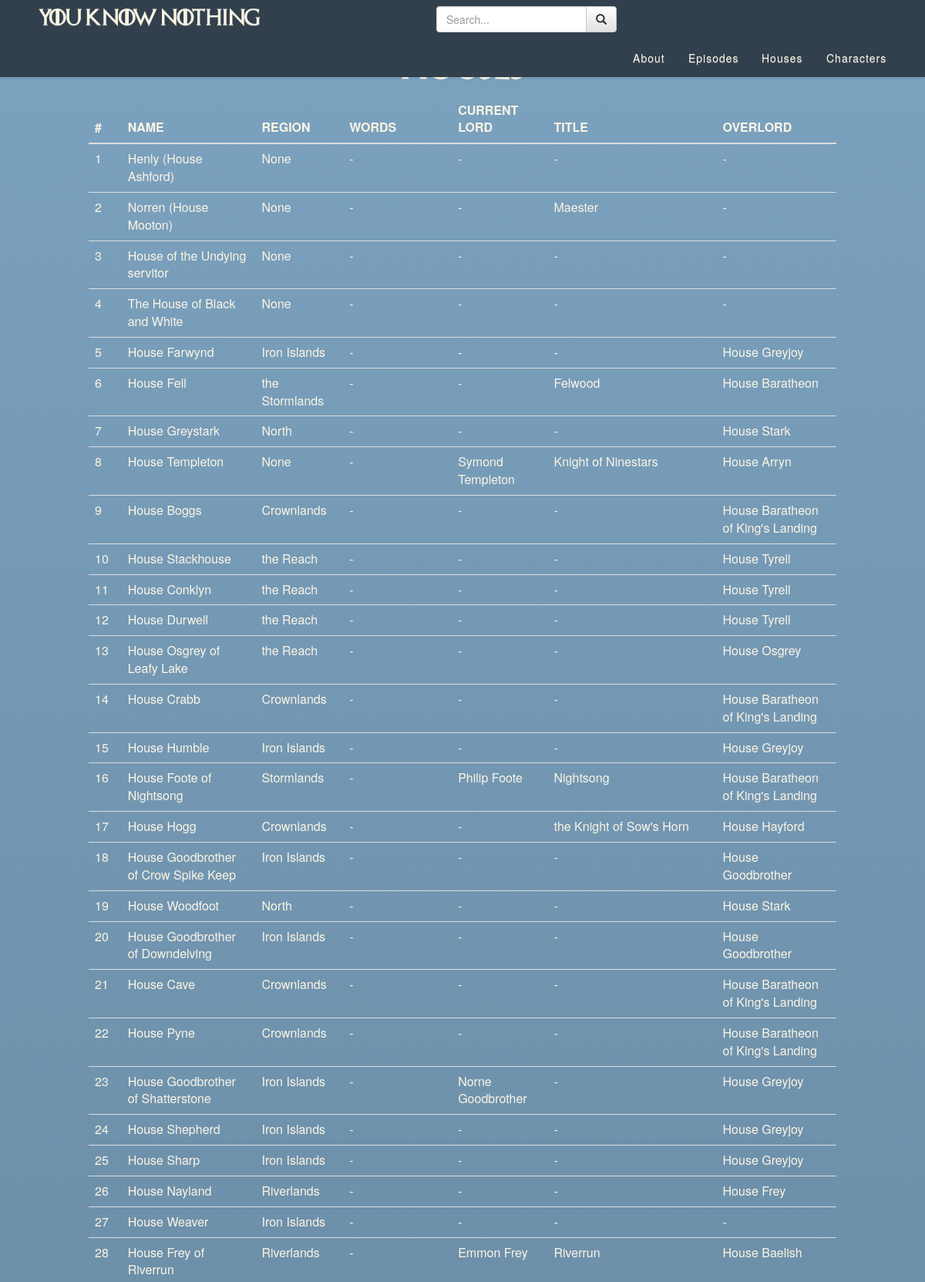
The app's page /houses (upper part) with its own data.
### app/models.py (models this page shows, shortened)
class House(db.Model):
    id = db.Column(db.Integer, primary_key=True)
    name = db.Column(db.String, unique=True)
    region = db.Column(db.String)
    words = db.Column(db.String)
    current_lord = db.Column(db.String)
    title = db.Column(db.String)
    overlord = db.Column(db.String)
    imageLink = db.Column(db.String, unique=True)

### app/views.py (the view)
@application.route('/houses', methods=['GET', 'POST'])
def houses():
    houses = models.House.query.all()
    return render_template('houses.html', houses=houses)

### app/templates/houses.html (shortened to what this page needs)
<!doctype html>
<html>
<head>
	<link rel="stylesheet" href="{{url_for('static',filename='css/style.css')}}">
	<link rel="stylesheet" href="{{ url_for('static', filename='css/models.css') }}">
	<link rel="stylesheet" href="http://maxcdn.bootstrapcdn.com/font-awesome/4.2.0/css/font-awesome.min.css">
	<link rel="stylesheet" href="https://maxcdn.bootstrapcdn.com/bootstrap/3.3.7/css/bootstrap.min.css">
	<link rel="stylesheet" href="https://maxcdn.bootstrapcdn.com/bootstrap/3.3.7/css/bootstrap-theme.min.css">
	<link rel="stylesheet" type="text/css" href="https://cdn.datatables.net/v/bs/jq-2.2.4/dt-1.10.15/fh-3.1.2/r-2.1.1/sc-1.4.2/datatables.min.css"/>
</head>
<body>
	<div id="nav-row">
		<div ng-app>
			<nav class="navbar">{% include 'navWell.html' %}</nav>
		</div>
	</div>
	<h3 class = "page-title">Houses</h3>
	<div class="col-lg-offset-1 col-lg-10 col-md-12 col-sm-12 col-xs-12">
		<div class="table-responsive">
			<table id="data-table" class="table model-table" style="margin: 0;">
				<thead>
					<tr>
						<th> #</th>
						<th> Name</th>
						<th> Region</th>
						<th> Words</th>
						<th> Current Lord</th>
						<th> Title</th>
						<th> Overlord</th>
					</tr>
				</thead>
				{% block content %}
				<tbody>
					{% for house in houses %}
					<tr>
						<td>{{ house.id }}</td>
						<td><a href="{{ url_for('house', name=house.name) }}">{{ house.name }}</a></td>
						<td>{{ house.region }}</td>
						<td>{{ house.words }}</td>
						{% if house.current_lord != "-" %}
						<td><a href="characters/{{ house.current_lord }}">{{ house.current_lord }}</a></td>
						{% else %}
						<td>{{ house.current_lord }}</td>
						{% endif %}
						<td>{{ house.title }}</td>
						{% if house.overlord != "-" %}
						<td><a href="{{ url_for('house', name=house.overlord) }}">{{ house.overlord }}</a></td>
						{% else %}
						<td>{{ house.overlord }}</td>
						{% endif %}
					</tr>
					{%  endfor %}
			</tbody>
			{% endblock %}
		</table>
	</div>
</div>
</html>

### app/static/css/style.css (style rules this page uses)
html { height: 100%; overflow-x: hidden; }
#nav-row { width:100%; background-color: #31404c; }

### app/static/css/models.css (style rules this page uses)
body { background: #000000; background: -webkit-linear-gradient(to right, #7ba2bf , #31404c); background: linear-gradient(to bottom, #7ba2bf ,#31404c); margin: 50px; min-height: 100%; background-attachment: fixed; }
.page-title { font-size: 35px; color: #fcf5e5; text-transform: uppercase; font-weight: 600; text-align: center; margin-bottom: 15px; font-family: got-font; }
.model-table { background-color: #000000 margin-bottom: 0; width: 80%; }
th { padding: 20px 15px; text-align: left; font-weight: 600; font-size: 16px; color:#fcf5e5; text-transform: uppercase; }
td { padding: 20px 15px; padding-left: 15px; text-align: left; vertical-align: middle; font-weight: 300; font-size: 16px; color: #fcf5e5; }
td a { color:#fcf5e5 !important; font-weight: 500; padding-left: 0px; }
a { color: #fcf5e5 !important; font-weight: 700; padding-left: 50px; text-align: center; }

### records on screen
House: id "1", name "Henly (House Ashford)", region "None", words "-", current_lord "-", title "-", overlord "-"
House: id "2", name "Norren (House Mooton)", region "None", words "-", current_lord "-", title "Maester", overlord "-"
House: id "3", name "House of the Undying servitor", region "None", words "-", current_lord "-", title "-", overlord "-"
House: id "4", name "The House of Black and White", region "None", words "-", current_lord "-", title "-", overlord "-"
House: id "5", name "House Farwynd", region "Iron Islands", words "-", current_lord "-", title "-", overlord "House Greyjoy"
House: id "6", name "House Fell", region "the Stormlands", words "-", current_lord "-", title "Felwood", overlord "House Baratheon"
House: id "7", name "House Greystark", region "North", words "-", current_lord "-", title "-", overlord "House Stark"
House: id "8", name "House Templeton", region "None", words "-", current_lord "Symond Templeton", title "Knight of Ninestars", overlord "House Arryn"
House: id "9", name "House Boggs", region "Crownlands", words "-", current_lord "-", title "-", overlord "House Baratheon of King's Landing"
House: id "10", name "House Stackhouse", region "the Reach", words "-", current_lord "-", title "-", overlord "House Tyrell"
House: id "11", name "House Conklyn", region "the Reach", words "-", current_lord "-", title "-", overlord "House Tyrell"
House: id "12", name "House Durwell", region "the Reach", words "-", current_lord "-", title "-", overlord "House Tyrell"
House: id "13", name "House Osgrey of Leafy Lake", region "the Reach", words "-", current_lord "-", title "-", overlord "House Osgrey"
House: id "14", name "House Crabb", region "Crownlands", words "-", current_lord "-", title "-", overlord "House Baratheon of King's Landing"
House: id "15", name "House Humble", region "Iron Islands", words "-", current_lord "-", title "-", overlord "House Greyjoy"
House: id "16", name "House Foote of Nightsong", region "Stormlands", words "-", current_lord "Philip Foote", title "Nightsong", overlord "House Baratheon of King's Landing"
House: id "17", name "House Hogg", region "Crownlands", words "-", current_lord "-", title "the Knight of Sow's Horn", overlord "House Hayford"
House: id "18", name "House Goodbrother of Crow Spike Keep", region "Iron Islands", words "-", current_lord "-", title "-", overlord "House Goodbrother"
House: id "19", name "House Woodfoot", region "North", words "-", current_lord "-", title "-", overlord "House Stark"
House: id "20", name "House Goodbrother of Downdelving", region "Iron Islands", words "-", current_lord "-", title "-", overlord "House Goodbrother"
House: id "21", name "House Cave", region "Crownlands", words "-", current_lord "-", title "-", overlord "House Baratheon of King's Landing"
House: id "22", name "House Pyne", region "Crownlands", words "-", current_lord "-", title "-", overlord "House Baratheon of King's Landing"
House: id "23", name "House Goodbrother of Shatterstone", region "Iron Islands", words "-", current_lord "Norne Goodbrother", title "-", overlord "House Greyjoy"
House: id "24", name "House Shepherd", region "Iron Islands", words "-", current_lord "-", title "-", overlord "House Greyjoy"
House: id "25", name "House Sharp", region "Iron Islands", words "-", current_lord "-", title "-", overlord "House Greyjoy"
House: id "26", name "House Nayland", region "Riverlands", words "-", current_lord "-", title "-", overlord "House Frey"
House: id "27", name "House Weaver", region "Iron Islands", words "-", current_lord "-", title "-", overlord "-"
House: id "28", name "House Frey of Riverrun", region "Riverlands", words "-", current_lord "Emmon Frey", title "Riverrun", overlord "House Baelish"
